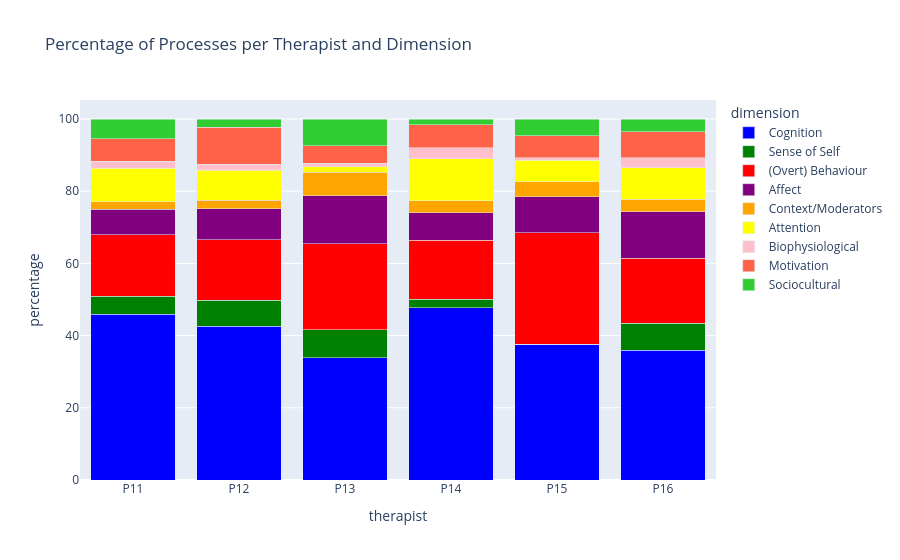

Notebook code for this chart:
### Code cell
import pandas as pd
import plotly.express as px

# Assuming 'dimension_colors' and 'data_dimension' are already defined
dimension_colors = {
    'Cognition': 'blue',
    'Sense of Self': 'green',
    '(Overt) Behaviour': 'red',
    'Affect': 'purple',
    'Context/Moderators': 'orange',
    'Attention': 'yellow',
    'Biophysiological': 'pink',
    'Motivation': 'tomato' ,
    'Sociocultural': 'limegreen'
}

# Information about the dimension, total process
data_dimension = count_dimensions_per_session_for_all(data_therapist)


rows = []
# Build rows for DataFrame
for therapist, details in data_dimension.items():
    for session, dimensions in details['session_dimension_counts'].items():
        total_processes = details['session_process_counts'].get(session, 0)
        for dimension, count in dimensions.items():
            rows.append({
                'therapist': therapist,
                'session': session,
                'dimension': dimension,
                'count': count,
                'total_processes': total_processes
            })

df = pd.DataFrame(rows)

# Set the order of dimensions based on the keys of the dimension_colors dictionary
dimension_order = list(dimension_colors.keys())

# Make 'dimension' a categorical column with the specified order
df['dimension'] = pd.Categorical(df['dimension'], categories=dimension_order, ordered=True)

# Calculate total counts per therapist
total_counts = df.groupby('therapist')['count'].sum().reset_index()
total_counts.rename(columns={'count': 'total_count'}, inplace=True)

# Merge to get total counts into the original DataFrame
df = pd.merge(df, total_counts, on='therapist')

# Calculate the percentage
df['percentage'] = (df['count'] / df['total_count']) * 100

# Group by therapist and dimension to prepare for plotting
person_dimension_totals = df.groupby(['therapist', 'dimension'])['percentage'].sum().reset_index()

# Plot with Plotly Express: therapist on x-axis, percentage on y-axis, stacked by dimension
fig = px.bar(
    person_dimension_totals,
    x='therapist',
    y='percentage',  # Use percentage instead of count
    color='dimension',
    color_discrete_map=dimension_colors,
    category_orders={'dimension': dimension_order},  # Ensure correct order of dimensions
    title="Percentage of Processes per Therapist and Dimension"
)

# Set bars to be stacked
fig.update_layout(barmode='stack')


# Show the plot
fig.show()

### Figure 1 — Plotly figure (JSON) as saved in the notebook; plotly's stock layout.template omitted (floating-point values rounded to 4 significant figures)
{"data": [{"alignmentgroup": "True", "hovertemplate": "dimension=Cognition<br>therapist=%{x}<br>percentage=%{y}<extra></extra>", "legendgroup": "Cognition", "marker": {"color": "blue", "pattern": {"shape": ""}}, "name": "Cognition", "offsetgroup": "Cognition", "orientation": "v", "showlegend": true, "textposition": "auto", "x": ["P11", "P12", "P13", "P14", "P15", "P16"], "xaxis": "x", "y": [45.98, 42.56, 33.88, 47.68, 37.58, 35.95], "yaxis": "y", "type": "bar"}, {"alignmentgroup": "True", "hovertemplate": "dimension=Sense of Self<br>therapist=%{x}<br>percentage=%{y}<extra></extra>", "legendgroup": "Sense of Self", "marker": {"color": "green", "pattern": {"shape": ""}}, "name": "Sense of Self", "offsetgroup": "Sense of Self", "orientation": "v", "showlegend": true, "textposition": "auto", "x": ["P11", "P12", "P13", "P14", "P15", "P16"], "xaxis": "x", "y": [4.943, 7.2, 7.699, 2.401, 0.0, 7.407], "yaxis": "y", "type": "bar"}, {"alignmentgroup": "True", "hovertemplate": "dimension=(Overt) Behaviour<br>therapist=%{x}<br>percentage=%{y}<extra></extra>", "legendgroup": "(Overt) Behaviour", "marker": {"color": "red", "pattern": {"shape": ""}}, "name": "(Overt) Behaviour", "offsetgroup": "(Overt) Behaviour", "orientation": "v", "showlegend": true, "textposition": "auto", "x": ["P11", "P12", "P13", "P14", "P15", "P16"], "xaxis": "x", "y": [17.01, 16.8, 23.87, 16.38, 30.87, 18.08], "yaxis": "y", "type": "bar"}, {"alignmentgroup": "True", "hovertemplate": "dimension=Affect<br>therapist=%{x}<br>percentage=%{y}<extra></extra>", "legendgroup": "Affect", "marker": {"color": "purple", "pattern": {"shape": ""}}, "name": "Affect", "offsetgroup": "Affect", "orientation": "v", "showlegend": true, "textposition": "auto", "x": ["P11", "P12", "P13", "P14", "P15", "P16"], "xaxis": "x", "y": [7.126, 8.64, 13.34, 7.547, 10.07, 12.85], "yaxis": "y", "type": "bar"}, {"alignmentgroup": "True", "hovertemplate": "dimension=Context/Moderators<br>therapist=%{x}<br>percentage=%{y}<extra></extra>", "legendgroup": "Context/Moderators", "marker": {"color": "orange", "pattern": {"shape": ""}}, "name": "Context/Moderators", "offsetgroup": "Context/Moderators", "orientation": "v", "showlegend": true, "textposition": "auto", "x": ["P11", "P12", "P13", "P14", "P15", "P16"], "xaxis": "x", "y": [1.954, 2.32, 6.501, 3.345, 4.027, 3.486], "yaxis": "y", "type": "bar"}, {"alignmentgroup": "True", "hovertemplate": "dimension=Attention<br>therapist=%{x}<br>percentage=%{y}<extra></extra>", "legendgroup": "Attention", "marker": {"color": "yellow", "pattern": {"shape": ""}}, "name": "Attention", "offsetgroup": "Attention", "orientation": "v", "showlegend": true, "textposition": "auto", "x": ["P11", "P12", "P13", "P14", "P15", "P16"], "xaxis": "x", "y": [9.31, 8.32, 1.54, 11.58, 6.04, 8.715], "yaxis": "y", "type": "bar"}, {"alignmentgroup": "True", "hovertemplate": "dimension=Biophysiological<br>therapist=%{x}<br>percentage=%{y}<extra></extra>", "legendgroup": "Biophysiological", "marker": {"color": "pink", "pattern": {"shape": ""}}, "name": "Biophysiological", "offsetgroup": "Biophysiological", "orientation": "v", "showlegend": true, "textposition": "auto", "x": ["P11", "P12", "P13", "P14", "P15", "P16"], "xaxis": "x", "y": [1.954, 1.6, 0.941, 3.087, 0.6711, 2.832], "yaxis": "y", "type": "bar"}, {"alignmentgroup": "True", "hovertemplate": "dimension=Motivation<br>therapist=%{x}<br>percentage=%{y}<extra></extra>", "legendgroup": "Motivation", "marker": {"color": "tomato", "pattern": {"shape": ""}}, "name": "Motivation", "offsetgroup": "Motivation", "orientation": "v", "showlegend": true, "textposition": "auto", "x": ["P11", "P12", "P13", "P14", "P15", "P16"], "xaxis": "x", "y": [6.322, 10.32, 4.876, 6.346, 6.04, 7.19], "yaxis": "y", "type": "bar"}, {"alignmentgroup": "True", "hovertemplate": "dimension=Sociocultural<br>therapist=%{x}<br>percentage=%{y}<extra></extra>", "legendgroup": "Sociocultural", "marker": {"color": "limegreen", "pattern": {"shape": ""}}, "name": "Sociocultural", "offsetgroup": "Sociocultural", "orientation": "v", "showlegend": true, "textposition": "auto", "x": ["P11", "P12", "P13", "P14", "P15", "P16"], "xaxis": "x", "y": [5.402, 2.24, 7.271, 1.63, 4.698, 3.486], "yaxis": "y", "type": "bar"}], "layout": {"xaxis": {"anchor": "y", "domain": [0.0, 1.0], "title": {"text": "therapist"}}, "yaxis": {"anchor": "x", "domain": [0.0, 1.0], "title": {"text": "percentage"}}, "legend": {"title": {"text": "dimension"}, "tracegroupgap": 0}, "title": {"text": "Percentage of Processes per Therapist and Dimension"}, "barmode": "stack"}}
